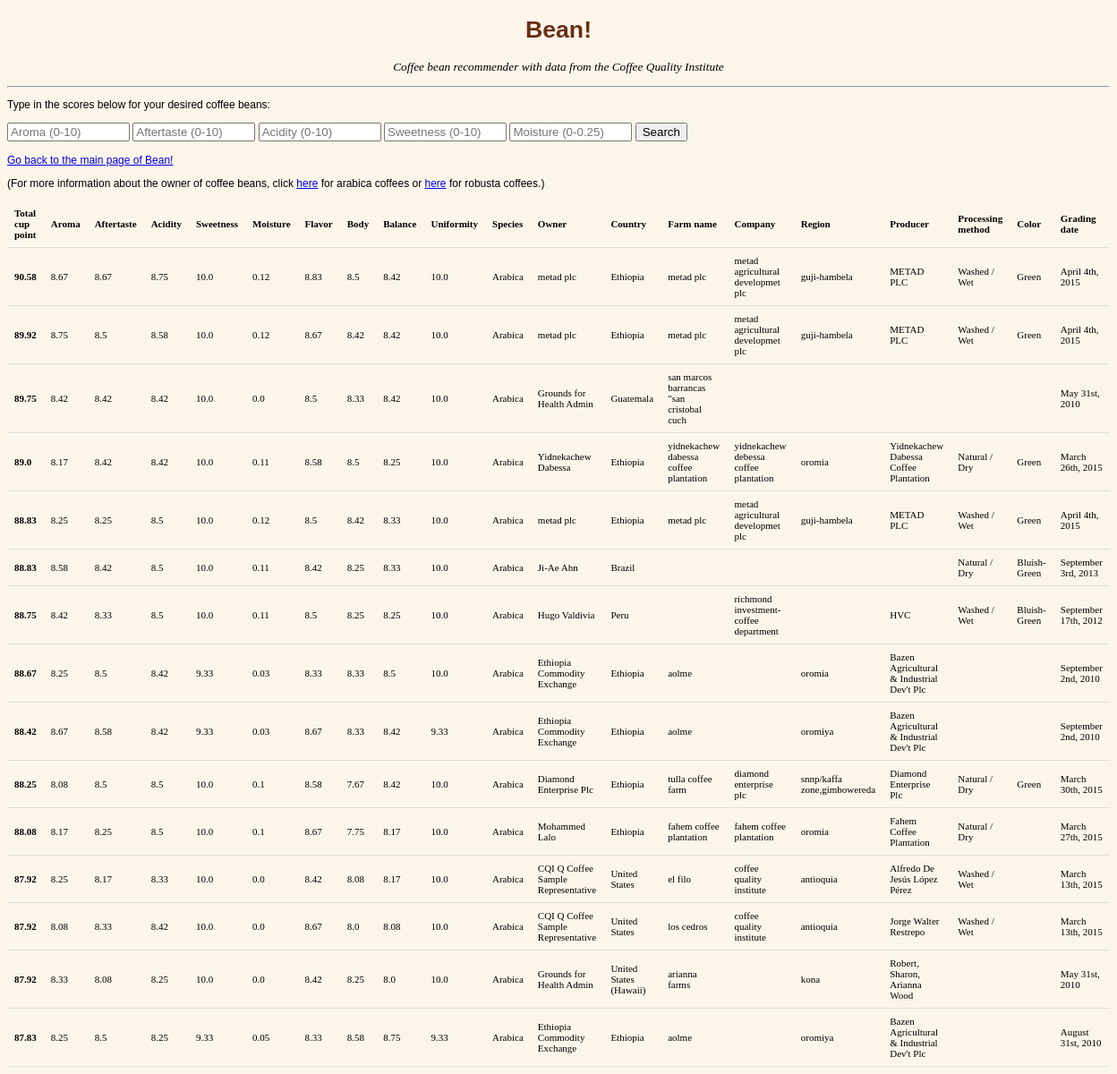
The page / on the database its author committed.
### src/bean_db.py (models this page shows, shortened)
class BeanAttributes(Base):
    __tablename__ = 'bean_attributes'
    id = Column(Integer, primary_key=True)
    species = Column(String(100), unique=False, nullable=True)
    owner = Column(String(100), unique=False, nullable=True)
    country = Column(String(100), unique=False, nullable=True)
    farm_name = Column(String(100), unique=False, nullable=True)
    company = Column(String(100), unique=False, nullable=True)
    region = Column(String(100), unique=False, nullable=True)
    producer = Column(String(100), unique=False, nullable=True)
    grading_date = Column(String(100), unique=False, nullable=True)
    processing_method = Column(Text, unique=False, nullable=True)
    aroma = Column(Float, unique=False, nullable=True)
    flavor = Column(Float, unique=False, nullable=True)
    aftertaste = Column(Float, unique=False, nullable=True)
    acidity = Column(Float, unique=False, nullable=True)
    body = Column(Float, unique=False, nullable=True)
    balance = Column(Float, unique=False, nullable=True)
    uniformity = Column(Float, unique=False, nullable=True)
    cleancup = Column(Float, unique=False, nullable=True)
    sweetness = Column(Float, unique=False, nullable=True)
    total_cup_point = Column(Float, unique=False, nullable=True)
    moisture = Column(Float, unique=False, nullable=True)
    color = Column(String(100), unique=False, nullable=True)
    cluster = Column(Integer, unique=False, nullable=True)

### app.py (the view)
@app.route('/', methods=['POST', 'GET'])
def index():
    if request.method == 'POST':
        try:
            entries = pd.DataFrame({'Aroma': [request.form['aroma']],
                                    'Aftertaste': [request.form['aftertaste']],
                                    'Acidity': [request.form['acidity']],
                                    'Sweetness': [request.form['sweetness']],
                                    'Moisture': [request.form['moisture']]})
            sc = pickle.load(open('models/feature_scaler.pkl', 'rb'))
            model = pickle.load(open('models/kmeans-5-2020-06-08.pkl', 'rb'))
            cluster_pred = predict_cluster(sc, entries, model)[0]
            bean1 = BeanAttributes(
                                   species='Unknown',
                                   owner='Unknown',
                                   country='Unknown',
                                   farm_name='Unknown',
                                   company='Unknown',
                                   region='Unknown',
                                   producer='Unknown',
                                   grading_date='Unknown',
                                   processing_method='Unknown',
                                   aroma=request.form['aroma'],
                                   flavor=0,
                                   aftertaste=0,
                                   acidity=0,
                                   body=0,
                                   balance=0,
                                   uniformity=0,
                                   cleancup=0,
                                   sweetness=request.form['sweetness'],
                                   total_cup_point=0,
                                   moisture=request.form['moisture'],
                                   color='Unknown',
                                   cluster=cluster_pred)
            db.session.add(bean1)
            db.session.commit()
            logger.info("New cluster predicted: {}".format(cluster_pred))
            beans = db.session.query(BeanAttributes).\
                filter(BeanAttributes.cluster == 1).\
                order_by(BeanAttributes.total_cup_point.desc()).limit(app.config["MAX_ROWS_SHOW"]).all()
            return render_template('index.html', beans=beans)
        except Exception as e:
            traceback.print_exc()
            logger.error("Not able to add mew record")
            logger.error(e)
            return render_template('error.html')
    else:
        try:
            beans = db.session.query(BeanAttributes).order_by(BeanAttributes.total_cup_point.desc()).\
                limit(app.config["MAX_ROWS_SHOW"])
            logger.info("Successfully queried from the database")
            return render_template('index.html', beans=beans)
        except Exception as e:
            logger.warning("Not able to display tracks, error page returned", e)
            return render_template('error.html')

### app/templates/index.html (shortened to what this page needs)
<!DOCTYPE html>
<html lang="en">
<head>
    <link href="static/basic.css" rel="stylesheet">
</head>
<body>
    <div class="header">
      <h1 style="text-align:center">Bean!</h1>
      <p style="text-align:center"><i>Coffee bean recommender with data from the Coffee Quality Institute</i></p>
    </div>
    <hr/>
    <p class="a">Type in the scores below for your desired coffee beans:</p>
      <form action="{{ url_for('index') }}" method=post class=add-entry>
      <dl>
        <input type=text size=14 name=aroma placeholder="Aroma (0-10)">
        <input type=text size=14 name=aftertaste placeholder="Aftertaste (0-10)">
        <input type=text size=14 name=acidity placeholder="Acidity (0-10)">
        <input type=text size=14 name=sweetness placeholder="Sweetness (0-10)">
        <input type=text size=14 name=moisture placeholder="Moisture (0-0.25)">
        <input type=submit value=Search>
      </dl>
    </form>
    <p class = "a" style="text-align:left">
         <a href = "{{ url_for('index') }}">Go back to the main page of Bean!</a>
    </p>
    <table style="font-size: 11px; font-family: ">
         <thead>
            <tr>
               <th>Total cup point</th>
               <th>Aroma</th>
               <th>Aftertaste</th>
               <th>Acidity</th>
               <th>Sweetness</th>
               <th>Moisture</th>
               <th>Flavor</th>
               <th>Body</th>
               <th>Balance</th>
               <th>Uniformity</th>
               <th>Species</th>
               <th>Owner</th>
               <th>Country</th>
               <th>Farm name</th>
               <th>Company</th>
               <th>Region</th>
               <th>Producer</th>
               <th>Processing method</th>
               <th>Color</th>
               <th>Grading date</th>
            </tr>
         <tbody>
            {% for bean in beans %}
               <tr>
                   <th>{{ bean.total_cup_point }}</th>
                   <td>{{ bean.aroma }}</td>
                   <td>{{ bean.aftertaste }}</td>
                   <td>{{ bean.acidity }}</td>
                   <td>{{ bean.sweetness }}</td>
                   <td>{{ bean.moisture }}</td>
                   <td>{{ bean.flavor }}</td>
                   <td>{{ bean.body }}</td>
                   <td>{{ bean.balance }}</td>
                   <td>{{ bean.uniformity }}</td>
                   <td>{{ bean.species }}</td>
                   <td>{{ bean.owner }}</td>
                   <td>{{ bean.country }}</td>
                   <td>{{ bean.farm_name }}</td>
                   <td>{{ bean.company }}</td>
                   <td>{{ bean.region }}</td>
                   <td>{{ bean.producer }}</td>
                   <td>{{ bean.processing_method }}</td>
                   <td>{{ bean.color }}</td>
                   <td>{{ bean.grading_date }}</td>
               </tr>
            {% endfor %}
         </tbody>
    <p class = "a" style="text-align:left">
        (For more information about the owner of coffee beans, click
        <a href="https://database.coffeeinstitute.org/coffees/arabica">here</a>
        for arabica coffees or
        <a href="https://database.coffeeinstitute.org/coffees/robusta">here</a>
        for robusta coffees.)
    </p>
</body>
</html>

### app/templates/static/basic.css (style rules this page uses)
body { font-size: 10pt; font-family: "Palatino Linotype", "Book Antiqua", Palatino, serif; }

### app/templates/index.html (style rules this page uses)
body { background-color: #fcf6ea; }
h1 { font-family: "Lucida Sans Unicode", "Lucida Grande", sans-serif; color: #6a2f13 }
p.a { font-family: Arial, Helvetica, sans-serif; font-size: 90% }
table { border-collapse: collapse; width: 100%; }
th, td { padding: 8px; text-align: left; border-bottom: 1px solid #ddd; }

### rows shown on the page
BeanAttributes: total_cup_point "90.58", aroma "8.67", aftertaste "8.67", acidity "8.75", sweetness "10.0", moisture "0.12", flavor "8.83", body "8.5", balance "8.42", uniformity "10.0", species "Arabica", owner "metad plc", country "Ethiopia", farm_name "metad plc", company "metad agricultural developmet plc", region "guji-hambela", producer "METAD PLC", processing_method "Washed / Wet", color "Green", grading_date "April 4th, 2015"
BeanAttributes: total_cup_point "89.92", aroma "8.75", aftertaste "8.5", acidity "8.58", sweetness "10.0", moisture "0.12", flavor "8.67", body "8.42", balance "8.42", uniformity "10.0", species "Arabica", owner "metad plc", country "Ethiopia", farm_name "metad plc", company "metad agricultural developmet plc", region "guji-hambela", producer "METAD PLC", processing_method "Washed / Wet", color "Green", grading_date "April 4th, 2015"
BeanAttributes: total_cup_point "89.75", aroma "8.42", aftertaste "8.42", acidity "8.42", sweetness "10.0", moisture "0.0", flavor "8.5", body "8.33", balance "8.42", uniformity "10.0", species "Arabica", owner "Grounds for Health Admin", country "Guatemala", farm_name "san marcos barrancas \"san cristobal cuch", grading_date "May 31st, 2010"
BeanAttributes: total_cup_point "89.0", aroma "8.17", aftertaste "8.42", acidity "8.42", sweetness "10.0", moisture "0.11", flavor "8.58", body "8.5", balance "8.25", uniformity "10.0", species "Arabica", owner "Yidnekachew Dabessa", country "Ethiopia", farm_name "yidnekachew dabessa coffee plantation", company "yidnekachew debessa coffee plantation", region "oromia", producer "Yidnekachew Dabessa Coffee Plantation", processing_method "Natural / Dry", color "Green", grading_date "March 26th, 2015"
BeanAttributes: total_cup_point "88.83", aroma "8.25", aftertaste "8.25", acidity "8.5", sweetness "10.0", moisture "0.12", flavor "8.5", body "8.42", balance "8.33", uniformity "10.0", species "Arabica", owner "metad plc", country "Ethiopia", farm_name "metad plc", company "metad agricultural developmet plc", region "guji-hambela", producer "METAD PLC", processing_method "Washed / Wet", color "Green", grading_date "April 4th, 2015"
BeanAttributes: total_cup_point "88.83", aroma "8.58", aftertaste "8.42", acidity "8.5", sweetness "10.0", moisture "0.11", flavor "8.42", body "8.25", balance "8.33", uniformity "10.0", species "Arabica", owner "Ji-Ae Ahn", country "Brazil", processing_method "Natural / Dry", color "Bluish-Green", grading_date "September 3rd, 2013"
BeanAttributes: total_cup_point "88.75", aroma "8.42", aftertaste "8.33", acidity "8.5", sweetness "10.0", moisture "0.11", flavor "8.5", body "8.25", balance "8.25", uniformity "10.0", species "Arabica", owner "Hugo Valdivia", country "Peru", company "richmond investment-coffee department", producer "HVC", processing_method "Washed / Wet", color "Bluish-Green", grading_date "September 17th, 2012"
BeanAttributes: total_cup_point "88.67", aroma "8.25", aftertaste "8.5", acidity "8.42", sweetness "9.33", moisture "0.03", flavor "8.33", body "8.33", balance "8.5", uniformity "10.0", species "Arabica", owner "Ethiopia Commodity Exchange", country "Ethiopia", farm_name "aolme", region "oromia", producer "Bazen Agricultural & Industrial Dev't Plc", grading_date "September 2nd, 2010"
BeanAttributes: total_cup_point "88.42", aroma "8.67", aftertaste "8.58", acidity "8.42", sweetness "9.33", moisture "0.03", flavor "8.67", body "8.33", balance "8.42", uniformity "9.33", species "Arabica", owner "Ethiopia Commodity Exchange", country "Ethiopia", farm_name "aolme", region "oromiya", producer "Bazen Agricultural & Industrial Dev't Plc", grading_date "September 2nd, 2010"
BeanAttributes: total_cup_point "88.25", aroma "8.08", aftertaste "8.5", acidity "8.5", sweetness "10.0", moisture "0.1", flavor "8.58", body "7.67", balance "8.42", uniformity "10.0", species "Arabica", owner "Diamond Enterprise Plc", country "Ethiopia", farm_name "tulla coffee farm", company "diamond enterprise plc", region "snnp/kaffa zone,gimbowereda", producer "Diamond Enterprise Plc", processing_method "Natural / Dry", color "Green", grading_date "March 30th, 2015"
BeanAttributes: total_cup_point "88.08", aroma "8.17", aftertaste "8.25", acidity "8.5", sweetness "10.0", moisture "0.1", flavor "8.67", body "7.75", balance "8.17", uniformity "10.0", species "Arabica", owner "Mohammed Lalo", country "Ethiopia", farm_name "fahem coffee plantation", company "fahem coffee plantation", region "oromia", producer "Fahem Coffee Plantation", processing_method "Natural / Dry", grading_date "March 27th, 2015"
BeanAttributes: total_cup_point "87.92", aroma "8.25", aftertaste "8.17", acidity "8.33", sweetness "10.0", moisture "0.0", flavor "8.42", body "8.08", balance "8.17", uniformity "10.0", species "Arabica", owner "CQI Q Coffee Sample Representative", country "United States", farm_name "el filo", company "coffee quality institute", region "antioquia", producer "Alfredo De Jesús López Pérez", processing_method "Washed / Wet", grading_date "March 13th, 2015"
BeanAttributes: total_cup_point "87.92", aroma "8.08", aftertaste "8.33", acidity "8.42", sweetness "10.0", moisture "0.0", flavor "8.67", body "8.0", balance "8.08", uniformity "10.0", species "Arabica", owner "CQI Q Coffee Sample Representative", country "United States", farm_name "los cedros", company "coffee quality institute", region "antioquia", producer "Jorge Walter Restrepo", processing_method "Washed / Wet", grading_date "March 13th, 2015"
BeanAttributes: total_cup_point "87.92", aroma "8.33", aftertaste "8.08", acidity "8.25", sweetness "10.0", moisture "0.0", flavor "8.42", body "8.25", balance "8.0", uniformity "10.0", species "Arabica", owner "Grounds for Health Admin", country "United States (Hawaii)", farm_name "arianna farms", region "kona", producer "Robert, Sharon, Arianna Wood", grading_date "May 31st, 2010"
BeanAttributes: total_cup_point "87.83", aroma "8.25", aftertaste "8.5", acidity "8.25", sweetness "9.33", moisture "0.05", flavor "8.33", body "8.58", balance "8.75", uniformity "9.33", species "Arabica", owner "Ethiopia Commodity Exchange", country "Ethiopia", farm_name "aolme", region "oromiya", producer "Bazen Agricultural & Industrial Dev't Plc", grading_date "August 31st, 2010"
